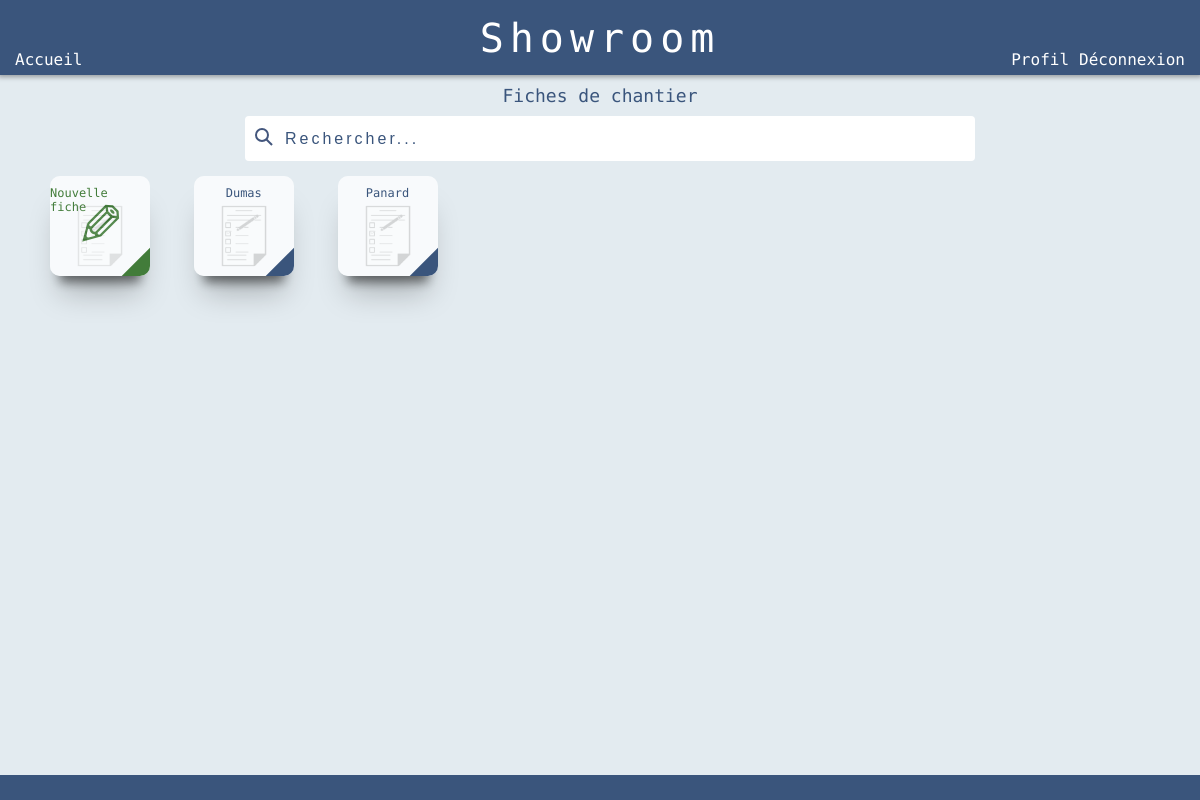
Page /fiches (signed in) on the earlier database version.
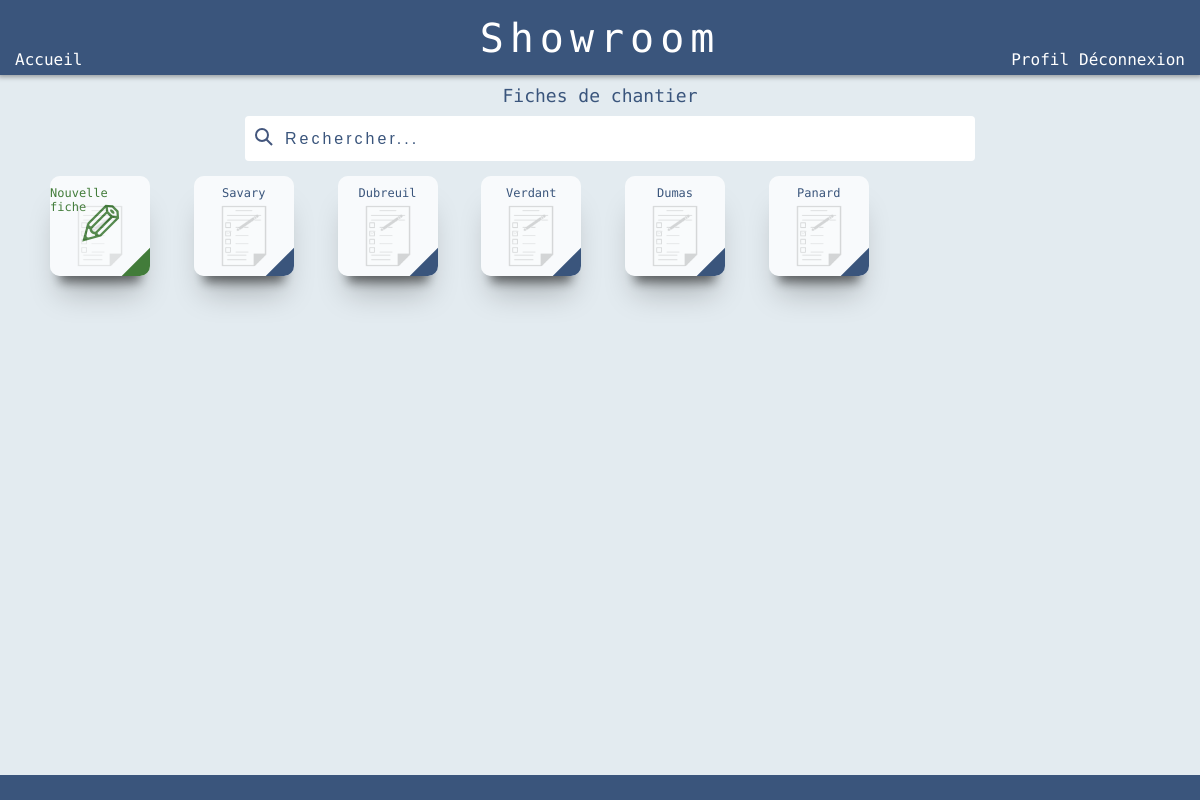
Same page on the later database version.
### showroom/models.py (models this page shows, shortened)
class Fiche(models.Model):
    first_name = models.CharField(max_length=200, null=False, blank=False)
    last_name = models.CharField(max_length=200, null=False, blank=False)
    adress = models.CharField(max_length=200, null=False, blank=False)
    city = models.CharField(max_length=200, null=False, blank=False)
    post_code = models.CharField(max_length=5, null=False, blank=False)
    phone = models.CharField(max_length=10, null=False, blank=False)
    invoice_number = models.CharField(max_length=10, blank=True, null=True)
    area = models.CharField(max_length=10, blank=True, null=True)
    roof = models.CharField(max_length=10, blank=True, null=True)
    height = models.CharField(max_length=10, blank=True, null=True)
    slant = models.CharField(max_length=20, choices=SLANT, null=False, blank=False)
    source = models.CharField(max_length=20, choices=SOURCE, null=False, blank=False)
    charpente_access = models.CharField(max_length=50, choices=ACCESS, blank=True, null=False)
    charpente_area = models.CharField(max_length=50, blank=True, null=False)
    charpente_height = models.CharField(max_length=50, blank=True, null=False)
    charpente_job = models.CharField(max_length=50, choices=CHARPENTE, blank=True, null=False)
    charpente_mess = models.CharField(max_length=50, choices=OUI_NON, blank=True, null=False)
    charpente_floor = models.CharField(max_length=50, choices=OUI_NON, blank=True, null=False)
    soufflage_access = models.CharField(max_length=50, choices=ACCESS, blank=True, null=False)
    soufflage_area = models.CharField(max_length=50, blank=True, null=False)
    soufflage_height = models.CharField(max_length=50, blank=True, null=False)
    soufflage_trash = models.CharField(max_length=50, blank=True, null=False)
    soufflage_mess = models.CharField(max_length=50, choices=OUI_NON, blank=True, null=False)
    soufflage_floor = models.CharField(max_length=50, choices=OUI_NON, blank=True, null=False)
    thermo_access = models.CharField(max_length=50, choices=ACCESS, blank=True, null=False)
    thermo_area = models.CharField(max_length=50, blank=True, null=False)
    thermo_height = models.CharField(max_length=50, blank=True, null=False)
    thermo_trash = models.CharField(max_length=50, blank=True, null=False)
    thermo_mess = models.CharField(max_length=50, choices=OUI_NON, blank=True, null=False)
    thermo_floor = models.CharField(max_length=50, choices=OUI_NON, blank=True, null=False)
    isol_access = models.CharField(max_length=50, choices=ACCESS, blank=True, null=False)
    isol_area = models.CharField(max_length=50, blank=True, null=False)
    isol_height = models.CharField(max_length=50, blank=True, null=False)
    isol_trash = models.CharField(max_length=50, blank=True, null=False)
    isol_mess = models.CharField(max_length=50, choices=OUI_NON, blank=True, null=False)
    isol_floor = models.CharField(max_length=50, choices=OUI_NON, blank=True, null=False)
    hydro_type = models.CharField(max_length=50, choices=HYDRO, blank=True, null=False)
    hydro_area = models.CharField(max_length=50, blank=True, null=False)
    hydro_roof = models.CharField(max_length=50, choices=TOITURE, blank=True, null=False)
    hydro_color = models.CharField(max_length=50, blank=True, null=False)
    hydro_model = models.CharField(max_length=50, blank=True, null=False)
    fait_roof = models.CharField(max_length=50, choices=TOITURE, blank=True, null=False)
    fait_length = models.CharField(max_length=50, blank=True, null=False)
    fait_length_num = models.CharField(max_length=50, blank=True, null=False)
    fait_color = models.CharField(max_length=50, blank=True, null=False)
    fait_masonry = models.CharField(max_length=50, choices=OUI_NON, blank=True, null=False)
    cap_access = models.CharField(max_length=50, choices=ACCESS, blank=True, null=False)
    cap_length = models.CharField(max_length=50, blank=True, null=False)
    cap_type = models.CharField(max_length=50, choices=WALL, blank=True, null=False)
    cap_color = models.CharField(max_length=50, blank=True, null=False)
    cap_mess = models.CharField(max_length=50, choices=OUI_NON, blank=True, null=False)
    waterproof_type = models.CharField(max_length=50, choices=PROOF, blank=True, null=False)
    waterproof_roof = models.CharField(max_length=50, choices=TOITURE, blank=True, null=False)
    waterproof_length = models.CharField(max_length=50, blank=True, null=False)
    waterproof_length_num = models.CharField(max_length=50, blank=True, null=False)
    waterproof_masonry = models.CharField(max_length=50, choices=OUI_NON, blank=True, null=False)
    infos = models.CharField(max_length=500, blank=True, null=False)
    created = models.DateTimeField(auto_now_add=True, null=True)
    owner = models.ForeignKey(Profile, null=True, blank=True, on_delete=models.SET_NULL)

### showroom/views.py (the view)
# urls.py: path('fiches', views.fiches, name="fiches"),
@login_required(login_url='login')
def fiches(request):
    users = User.objects.all()
    fiches = Fiche.objects.all()
    page_title = "Fiches de chantier"
    context = {'page_title': page_title, 'users': users, 'fiches': fiches}
    return render(request, 'showroom/fiches.html', context)

### showroom/templates/showroom/fiches.html (shortened to what this page needs)
{% extends "showroom/index.html" %}
{% load static %}
{% block content %}
<div id="fiches_wrapper">
    <div id="fiches_title">Fiches de chantier</div>
    <div id="fiches_search_bar">
        <button id="search_icon">
            <img src="{% static 'images/search-button.svg' %}">
        </button>
            <input id="search_bar_input" type="text" placeholder="Rechercher...">
    </div>
    <div id="fiches_content">
        <div class="fiches_wrap_c">
            <div id="icon_bg">✎</div>
            <img id="thumb_bg" src="{% static 'images/doc-icon.png' %}">
            <a class="fiches_thumbnail" href="{% url 'create_fiche' %}">
                <div class="fiches_customer_c">Nouvelle fiche</div>
            </a>
        </div>
        {% for fiche in fiches reversed %}
    <div class="fiches_wrap">
        <img id="thumb_bg" src="{% static 'images/doc-icon.png' %}">
        <a class="fiches_thumbnail" href="{% url 'fiche_chantier' fiche.id %}">
            <div class="fiches_customer">{{fiche.last_name}}</div>
        </a>
    </div>
        {% endfor %}
    </div>
</div>
{% endblock %}

### showroom/templates/showroom/index.html (shortened to what this page needs)
<!doctype html>
{% load static %}
<html lang="en">
<head>
  <link rel="stylesheet" type="text/css" href="{% static 'styles/main.css' %}">
  <link rel="stylesheet" type="text/css" href="{% static 'styles/header.css' %}">
  <link rel="stylesheet" type="text/css" href="{% static 'styles/footer.css' %}">
  <link rel="stylesheet" type="text/css" href="{% static 'styles/login.css' %}">
  <link rel="stylesheet" type="text/css" href="{% static 'styles/showcase.css' %}">
  <link rel="stylesheet" type="text/css" href="{% static 'styles/admin.css' %}">
  <link rel="stylesheet" type="text/css" href="{% static 'styles/profile.css' %}">
  <link rel="stylesheet" type="text/css" href="{% static 'styles/fiches.css' %}">
  <link rel="stylesheet" type="text/css" href="{% static 'styles/fiche_c.css' %}">
  <link rel="stylesheet" href="{% static 'uikit/styles/uikit.css' %}" />
</head>
<body>
  {% include "showroom/header.html" %}
  {% block content %}
  {% endblock %}
  {% include "showroom/footer.html" %}
</body>
</html>

### showroom/templates/showroom/header.html
{% load static %}
<div id="header">
  <div id="links_group">
  {% if user.is_authenticated == True %}
  <a class="header_link" href="{% url 'profile' user.id %}">Profil</a>
  <a class="header_link"  href="{% url 'logout' %}">Déconnexion</a>
  {% else %}
  <a class="header_link"  href="{% url 'login' %}">Connexion</a>
  {% endif %}
  </div>
  <span class="nav_title">Showroom</span>
  <a id="home" href="{% url 'home' %}">Accueil</a>
</div>

### showroom/templates/showroom/footer.html (shortened to what this page needs)
{% load static %}
<div id="footer">
</div>

### static/styles/main.css (style rules this page uses)
* { margin: 0; padding: 0; }
body, html { width: 100%; height: 100%; overflow: hidden; background-color: rgba(117, 153, 179, 0.1); background-size: 50%; }

### static/styles/header.css (style rules this page uses)
#header { position: fixed; width: 100%; top: 0; height: 75px; background-color: rgba(58, 85, 124, 1); box-shadow: 0px 0px 5px 2px rgba(0, 0, 0, 0.35); color: #fff; z-index: 100; }
.nav_title { height: 100%; display: flex; flex-direction: column; color: #ffffff; font-size: 40px; font-family: "Share Tech Mono", monospace; letter-spacing: 6px; text-align: center; justify-content: center; }
#home { position: absolute; top: 50px; left: 5px; width: 50px; display: flex; justify-content: flex-start; margin-left: 10px; color: #fff; font-family: "Share Tech Mono", monospace; text-decoration: none; }
#links_group { position: absolute; top: 50px; right: 5px; width: 50px; display: flex; justify-content: flex-end; }
.header_link { margin-right: 10px; color: #fff; font-family: "Share Tech Mono", monospace; text-decoration: none; }

### static/styles/footer.css (style rules this page uses)
#footer { position: fixed; width: 100%; bottom: 0; height: 25px; background-color: rgba(58, 85, 124, 1); color: #fff; z-index: 100; }

### static/styles/login.css (style rules this page uses)
::placeholder { color: #3a557c; font-size: 16px; letter-spacing: 3px; }

### static/styles/fiches.css (style rules this page uses)
#fiches_wrapper { position: fixed; width: 100%; height: 100vh; top: 75px; overflow-y: scroll; }
#fiches_title { display: flex; justify-content: center; font-size: 18px; margin-top: 10px; color: #3a557c; font-family: "Share Tech Mono", monospace; }
#fiches_search_bar { position: absolute; left: 50%; width: calc(60% - 10px); height: 25px; transform: translateX(-50%); }
#search_bar_input { width: 100%; height: 100%; margin-top: 10px; border-radius: 4px; padding: 10px; border: none; outline: none; color: #3a557c; font-size: 16px; letter-spacing: 3px; text-indent: 30px; }
#search_icon { position: absolute; height: 100%; margin: 20px 0px 0px 10px; background-color: transparent; border: none; filter: sepia(1) contrast(0.3) saturate(12) invert(1) hue-rotate(-20deg) brightness(0.85) opacity(0.95); }
#fiches_content { position: relative; display: grid; grid-gap: 50px; margin: 70px 50px 0px 50px; grid-template-columns: repeat(8, minmax(0, 1fr)); }
.fiches_wrap, .fiches_wrap_c { position: relative; height: 100px; width: 100px; border-radius: 10px; overflow: hidden; box-shadow: rgb(0 0 0 / 25%) 0px 26px 30px -10px, rgb(0 0 0 / 50%) 0px 16px 10px -10px; cursor: pointer; background-color: rgba(255, 255, 255, 0.5); transition: 250ms all; overflow: hidden; }
.fiches_wrap:after { content: ""; position: absolute; margin: -20px; margin-left: 80px; width: 40px; height: 40px; transform: rotate(-45deg); background-color: #3a557c; }
.fiches_wrap_c:after { content: ""; position: absolute; margin: -20px; margin-left: 80px; width: 40px; height: 40px; transform: rotate(-45deg); background-color: #427C3A; }
.fiches_wrap_c #thumb_bg { transform: translateY(10px); opacity: 0.1; }
.fiches_thumbnail { width: 100% !important; height: 100% !important; object-fit: cover; display: flex; align-items: center; justify-content: space-between; flex-direction: column; text-decoration: none; background-color: rgba(255, 255, 255, 0.5); }
#icon_bg { position: fixed; width: inherit; height: inherit; display: flex; opacity: 0.995; font-size: 58px; color: #427C3A; align-items: center; justify-content: center; transform: scaleX(-1); pointer-events: none; }
#thumb_bg { position: fixed; width: inherit; height: inherit; opacity: 0.15; transform: translateY(10px); pointer-events: none; }
.fiches_customer { justify-content: center; width: 100px; display: flex; margin-top: 10px; align-items: center; font-family: "Share Tech Mono", monospace; color: #3a557c; font-size: 12px; }
.fiches_customer_c { justify-content: center; width: 100px; display: flex; margin-top: 10px; align-items: center; font-family: "Share Tech Mono", monospace; color: #427C3A; font-size: 12px; }

### static/uikit/styles/modules/_typography.css (style rules this page uses)
p, span, strong { font-size: 1.6rem; color: var(--color-text); font-weight: var(--font-regular); }

Differences in the rows shown:
added Fiche: last_name "Savary"
added Fiche: last_name "Dubreuil"
added Fiche: last_name "Verdant"
